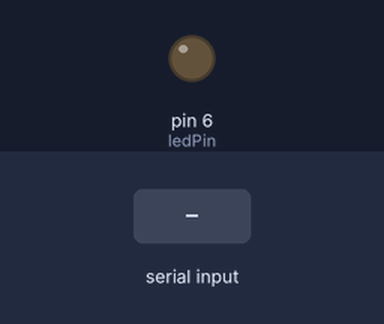
Simulated run of this sketch. Board: Arduino Uno, built with avr-gcc and run on an emulated ATmega328P. Parts: output pins drawn as LEDs (lit = HIGH). Inputs (shaded band) come from the test bench. What the sketch prints to the serial monitor is not drawn.

Above: at 1.2 s.
1.3 s: "x" received over Serial
At 1.6 s:
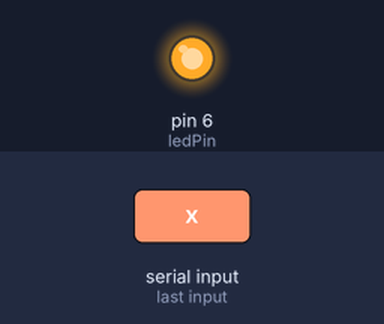
2.8 s: "1" received over Serial
Timing chart, 0 to 5.8 s (numbered marks = the images above; inputs shaded):
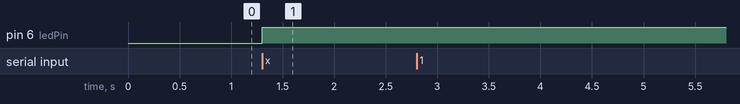

The sketch:

MechatronicsBluetoothCode.ino
```cpp
//This is the code from mechatronics for the APP Inventor.
//USE THIS CODE!!!

/* Arduino and HC-05 Bluetooth Module Tutorial
 *
 * by Dejan Nedelkovski, www.HowToMechatronics.com
 *
 */

#define ledPin 6
int state = 0;
void setup() {
 pinMode(ledPin, OUTPUT);
 digitalWrite(ledPin, LOW);
 Serial.begin(38400); // Default communication rate of the Bluetooth module
}
void loop() {
 if(Serial.available() > 0){ // Checks whether data is comming from the serial port
 state = (int) Serial.read(); // Reads the data from the serial port
 }
 if (state == 0) {
 digitalWrite(ledPin, LOW); // Turn LED OFF
 Serial.println("LED: OFF"); // Send back, to the phone, the String "LED: ON"
 state = 9;
 }
 else if (state == 120) {
 digitalWrite(ledPin, HIGH);
 Serial.println("LED: ON");;
 state = 9;
 }
 Serial.print("State: ");
 Serial.println(state);
}
```

Measured:
- after the input at 1.3 s, pin 6 (ledPin): LOW → HIGH at once
